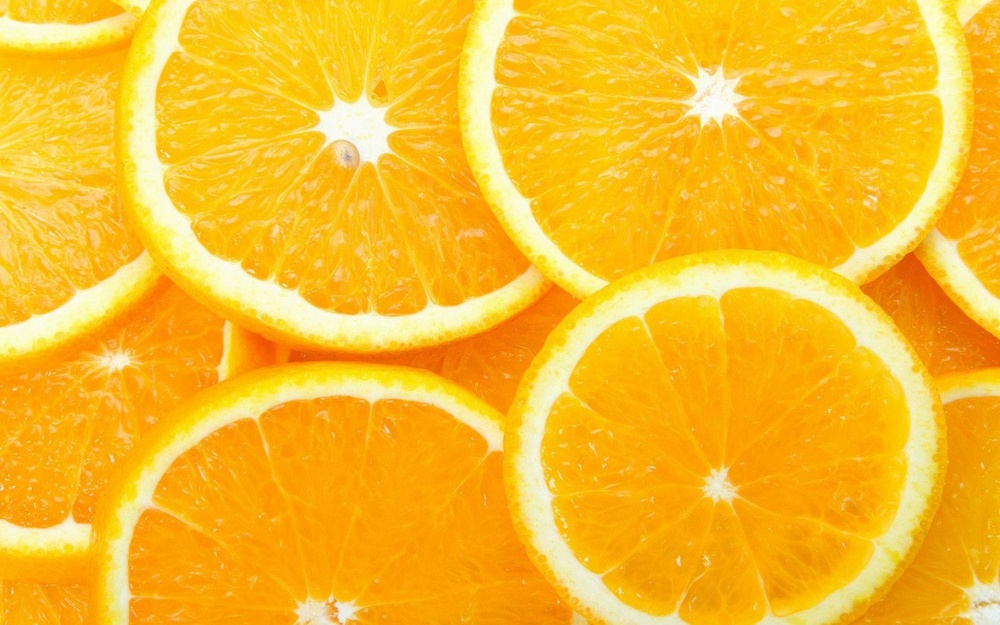
#> input picture test.jpg, 1000 x 625 px, shrunk from 1680 x 1050 before the run
$ python Steganography.py   (Python 2 division)
#> lines starting #> are read from the running program, lines starting #| are printed output that depends on the picture; long printed decimals are rounded
# -*- coding: utf-8 -*-
from PIL import Image, ImageDraw
from math import log, sqrt
import numpy as np
import matplotlib.pyplot as plt

res_pixels = []  # [coords, new_blue, old_blue, value_inserting_bit]


# +
def new_blue(pixel, bit, lambd):
    lam = lambd  # then bigger lambda, then data in image are more visible and protected
    yxy = int(0.298*pixel[0]+0.586*pixel[1]+0.114*pixel[2])
    # if blue component is 0
    if yxy == 0:
        yxy = int(5 / lam)

    if bit == 1:
        result = int(pixel[2] + lam * yxy)
    else:
        result = int(pixel[2] - lam * yxy)

    # if component is over
    if result > 255:
        result = 255
    if result < 0:
        result = 0
    return result


# Returns string of bin code of one char. Adds '0' before the code to complete it to full byte.
def get_bin_code_of_char(symb):
    code = bin(ord(symb))
    code = code[2:]
    return '0' * (8 - len(code)) + code


# Returns bin equivalent of a string.
def get_bin_code_of_string(string):
    bin_form = ''
    for char in string:
        bin_form += get_bin_code_of_char(char)
    return bin_form  # int('0b' + bin_form, 2)


def encoding(string, lambd, sigma):
    str_length = len(string)
    r = 5  # Количество встраиваний каждого бита сообщения
    print string
    image = Image.open("test.jpg")
    draw = ImageDraw.Draw(image)
    width = image.size[0]
    height = image.size[1]
    pix = image.load()

    # TODO: поправить coord
    coord = []
    amount = str_length * r
    for i in range(sigma + 3, width - sigma - 1, sigma+1):
        for j in range(sigma + 3, height - sigma - 1, sigma+1):
            coord.append([i, j])

    index = 0
    for j in range(str_length):
        for iteration in range(r):
            x = coord[index+iteration][0]
            y = coord[index+iteration][1]
            red = pix[x, y][0]
            green = pix[x, y][1]
            # print pix[i, j]
            blue = int(new_blue(pix[x, y], int(string[j]), lambd))
            res_pixels.append([coord[index + iteration], blue, pix[x, y][2], int(string[j])])
            draw.point((x, y), (red, green, blue))
        index += r
    del draw
    image.save("ans.png", "PNG")


def count_blue_value(pix, i, j, sigma):
    # summa = pix[i-1, j][2] + pix[i-2, j][2] + pix[i-3, j][2] + pix[i+1, j][2] + pix[i+2, j][2] + pix[i+3, j][2] + pix[i, j-1][2] + pix[i, j-2][2] + pix[i, j-3][2] + pix[i, j+1][2] + pix[i, j+2][2] + pix[i, j+3][2]
    summa = 0
    for ind in range(i - sigma, i + sigma + 1):
        if ind != i:
            summa += pix[ind, j][2]

    for ind in range(j - sigma, j + sigma + 1):
        if ind != j:
            summa += pix[i, ind][2]

    return summa / (4 * sigma)


def decoding(length_message, sigma):
    len_message = length_message
    r = 5
    image = Image.open("ans.png")
    new_pix = image.load()

    result = ''
    for i in range(0, len(res_pixels), r):
        if len_message > 0:
            temp_values = []
            for iteration in range(r):
                x = res_pixels[i+iteration][0][0]
                y = res_pixels[i+iteration][0][1]
                current_pix = new_pix[x, y]
                avg_value = count_blue_value(new_pix, x, y, sigma)
                diff = current_pix[2] - avg_value
                if diff == 0 and current_pix[2] == 255:
                    diff = 0.5
                if diff == 0 and current_pix[2] == 0:
                    diff = -0.5

                if diff > 0:
                    temp_values.append(1)
                else:
                    temp_values.append(0)
            result += str(int(round(sum(temp_values) / float(r))))
            len_message -= 1
        else:
            break
    print result
    return result


def diff_pix():
    image1 = Image.open("test.jpg")
    old_pix = image1.load()
    width = image1.size[0]
    height = image1.size[1]

    image2 = Image.open("ans.png")
    new_pix = image2.load()

    summa = 0
    for i in range(width):
        for j in range(height):
            summa += (old_pix[i, j][2] - new_pix[i, j][2]) ** 2

    return [summa, width, height, new_pix]


def test_mse():
    diff = diff_pix()
    mse = float(sqrt(diff[0])) / (diff[1] * diff[2])
    print "MSE = " + str(mse)
    return mse


def test_pnsr():
    diff = diff_pix()
    summa = 0
    for i in range(diff[1]):
        for j in range(diff[2]):
            summa += diff[3][i, j][2] ** 2
    result = 20 * log(summa / diff[0], 10)
    return result


def test_percent_err(input_data, output_data):
    count = 0
    for index in range(len(output_data)):
        if input_data[index] != output_data[index]:
            count += 1
    print 'Error = ' + str(count / (1.0 * len(output_data)) * 100) + '%'
    return str(count / (1.0 * len(output_data)) * 100)


def test_dependency_on_lambda(string, sigma):
    lamdas = np.arange(0.01, 0.105, 0.01)
    errors = []
    mses = []
    for l in lamdas:
        encoding(string, l, sigma)
        out = decoding(len(string), sigma)
        errors.append(test_percent_err(string, out))
        mses.append(test_mse())

    plt.figure("Error-Lambda")
    plt.plot(lamdas, errors)
    plt.ylabel("Error")
    plt.xlabel("Lambda")

    plt.figure("MSE-Lambda")
    plt.plot(lamdas, mses)
    plt.ylabel("MSE")
    plt.xlabel("Lambda")
    # plt.show()

    return lamdas, errors


def test_dependency_on_sigma(string, lambd):
    sigmas = np.arange(1, 6, 1)
    errors = []
    mses = []
    for sigma in sigmas:
        encoding(string, lambd, sigma)
        out = decoding(len(string), sigma)
        errors.append(test_percent_err(string, out))
        mses.append(test_mse())

    plt.figure("Error-Sigma")
    plt.plot(sigmas, errors)
    plt.ylabel("Error")
    plt.xlabel("Sigma")

    plt.figure("MSE-Sigma")
    plt.plot(sigmas, mses)
    plt.ylabel("MSE")
    plt.xlabel("Sigma")
    # plt.show()

    return sigmas, errors


def start():
    input_str = '101010101111111111000000001111111111111111111111000000000000000000000000000000000000000010101010101010'

    sig = 3
    lam = 0.1
    # [5 lines of commented-out code are left out]

    test_dependency_on_lambda(input_str, sig)
#> in encoding, image is the input picture: PIL image 1000x625 RGB; mean R, G, B 248.5, 187.9, 40.3
#> after the loop in encoding, `for j in range(str_length):`: index = 510; res_pixels = 510 items
#> the loop in decoding, `for i in range(0, len(res_pixels), r):` made 102 passes
#> (i, result, len_message) on passes 2 to 13: (5, '10', 100), (10, '101', 99), (15, '1010', 98), (20, '10100', 97), (25, '101000', 96), (30, '1010001', 95), (35, '10100010', 94), (40, '101000101', 93), (45, '1010001010', 92), (50, '10100010101', 91), (55, '101000101011', 90), (60, '1010001010111', 89)
#> (i, len_message) on passes 41 to 46: (200, 61), (205, 60), (210, 59), (215, 58), (220, 57), (225, 56)
#> after the loop in decoding, `for i in range(0, len(res_pixels), r):`: len_message = 0
#| 101000101011110011000001001111001101101101110111000010001000100000101000000000000010000010001010000100
#> after the loop in diff_pix, `for i in range(width):`: summa = 2057
#> in test_mse, `diff = diff_pix()`: diff = 4 items
#> in test_mse, `mse = float(sqrt(diff[0])) / (diff[1] * diff[2])`: mse = 7.26e-05
#| MSE = 7.256665901087083e-05
    test_dependency_on_sigma(input_str, lam)
#| 000000000000000000000010001010001000001001110011010110001011100101101100010100010011010010001000000101
#| MSE = 0.0006823

    plt.show()
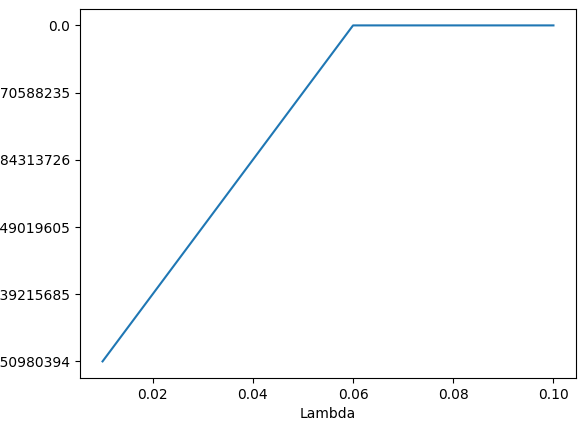
#> figure drawn by matplotlib, 1 panel; curve peaks at x = 0.01, y = 21.57
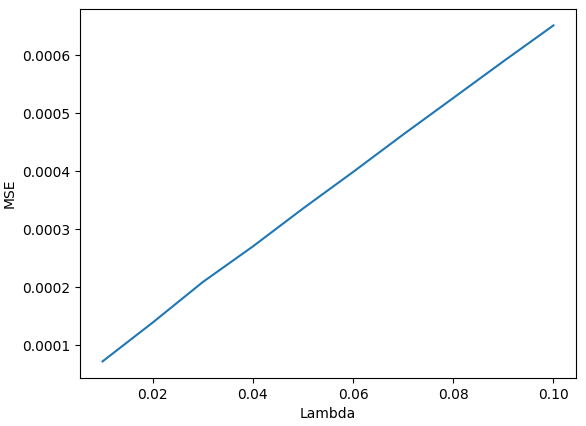
#> figure drawn by matplotlib, 1 panel; curve peaks at x = 0.1, y = 0.000652
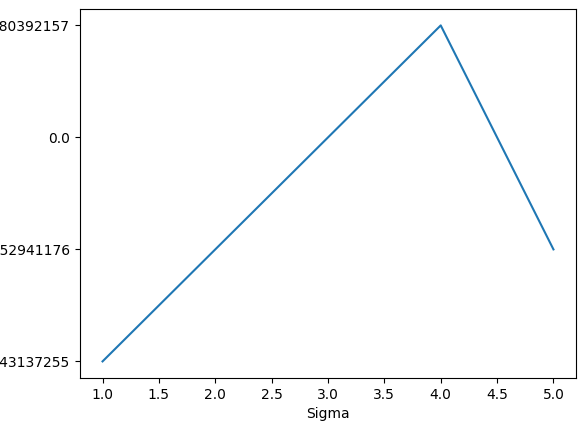
#> figure drawn by matplotlib, 1 panel
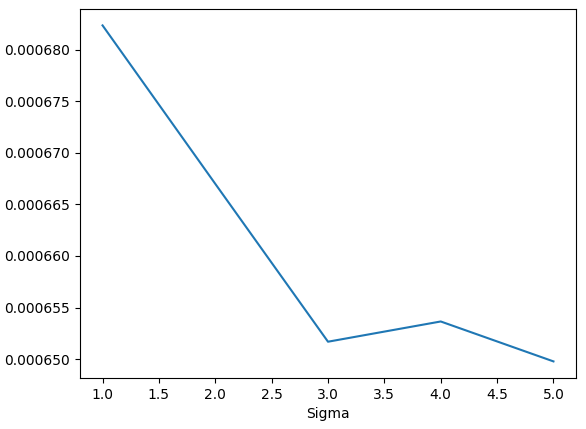
#> figure drawn by matplotlib, 1 panel

start()
